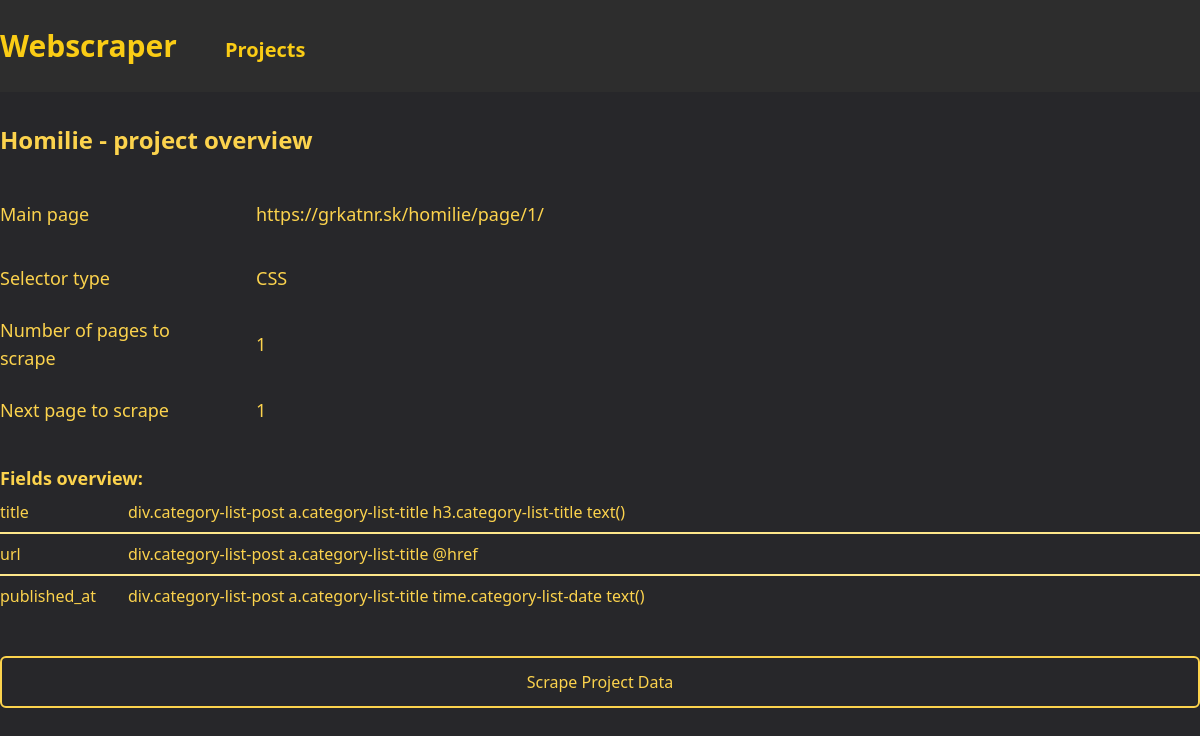
The page /project-overview/3/ on the database its author committed.
### projects/models.py (models this page shows, shortened)
class Project(models.Model):
    SELECTOR_CHOICES = [
        ("xPath", "xPath"),
        ("CSS", "CSS"),
    ]
    main_page_url = models.CharField(max_length=1023)
    name = models.CharField(max_length=1023, default="", blank=True, null=True)
    number_of_pages_to_scrape = models.IntegerField(default=0)
    next_page_to_scrape = models.IntegerField(default=0)
    selector_type = models.CharField(max_length=10, choices=SELECTOR_CHOICES)
    component_path = models.CharField(max_length=1023, blank=True, null=True)
    fields = models.JSONField(default=default_fields)
    created_at = models.DateTimeField(auto_now_add=True)
    updated_at = models.DateTimeField(auto_now=True)

### projects/views.py (the view)
class ProjectOverviewView(View):
    def get(self, request, project_id):
        project = get_object_or_404(Project, id=project_id)
        return render(
            request,
            "projects/project_overview.html",
            {
                "project": project,
                "fields": project.fields["fields"],
            },
        )

### projects/templates/projects/project_overview.html (shortened to what this page needs)
{% extends 'base.html' %}
{% load static %}
{% block content %}
<h1 class="text-2xl text-amber-300 font-bold mb-8">{{ project.name }} - project overview</h1>
<div class="flex flex-col gap-6">
    <div class="flex flex-row items-center align-middle w-full gap-8 text-lg text-amber-300 py-3 font-medium">
        <div class="   min-w-56 w-fit align-middle">
            Main page
        </div>
        <div class="w-full text-amber-300 ">
            {{ project.main_page_url }}
        </div>
    </div>
    <div class="flex flex-row items-center align-middle w-full gap-8 text-lg text-amber-300 font-medium">
        <div class="   min-w-56 w-fit align-middle">
            Selector type
        </div>
        <div class="w-full text-amber-300 ">
            {{ project.selector_type }}
        </div>
    </div>
    <div class="flex flex-row items-center align-middle w-full gap-8 text-lg text-amber-300 font-medium">
        <div class="min-w-56 w-fit align-middle">
            Number of pages to scrape
        </div>
        <div class="w-full text-amber-300 ">
            {% if project.number_of_pages_to_scrape == 0 %}All pages{%else%}{{ project.number_of_pages_to_scrape }}{%endif%}
        </div>
    </div>
    <div class="flex flex-row items-center align-middle w-full gap-8 text-lg text-amber-300 font-medium">
        <div class="min-w-56 w-fit align-middle">
            Next page to scrape
        </div>
        <div class="w-full text-amber-300 ">
            {{ project.next_page_to_scrape }}
        </div>
    </div>
</div>
<div class="flex text-lg font-bold text-amber-300 w-full mt-10">
    Fields overview:
</div>
<div class="w-full flex flex-col divide-y-2 divide-amber-200">
    {% if fields.items %}
        {% for field in fields.values %}
            <div class="flex flex-row w-full shrink-0 py-2">
                <div
                    class="min-w-32 items-center text-left text-amber-300 font-medium"
                >
                    {{ field.name }}
                </div>
                <div class="flex gap-4 text-amber-300 font-normal items-center text-wrap">
                    {{field.selector}}
                    {{field.attribute}}
                </div>
            </div>
        {% endfor %}
    {% else %}
            <div class="flex font-medium text-lg text-amber-300">
                No saved fields
            </div>
    {% endif %}
</div>
<form method="POST" action="{% url 'scrape_data' project.id %}" class="flex gap-8 mt-10">
    <button type="submit" class="py-3 w-full items-center text-center text-amber-300 border-2 border-amber-300  hover:bg-amber-300 hover:text-zinc-800 rounded-md font-medium">
        Scrape Project Data
    </button>
</form>
{% endblock %}

### rows shown on the page
Project: name "Homilie", main_page_url "https://grkatnr.sk/homilie/page/1/", selector_type "CSS", number_of_pages_to_scrape "1", next_page_to_scrape "1"

### other values the page prints
{{ field.name }} "title" "url" "published_at"
{{ field.selector }} "div.category-list-post a.category-list-title h3.category-list-title" "div.category-list-post a.category-list-title" "div.category-list-post a.category-list-title time.category-list-date"
{{ field.attribute }} "text()" "@href" "text()"
